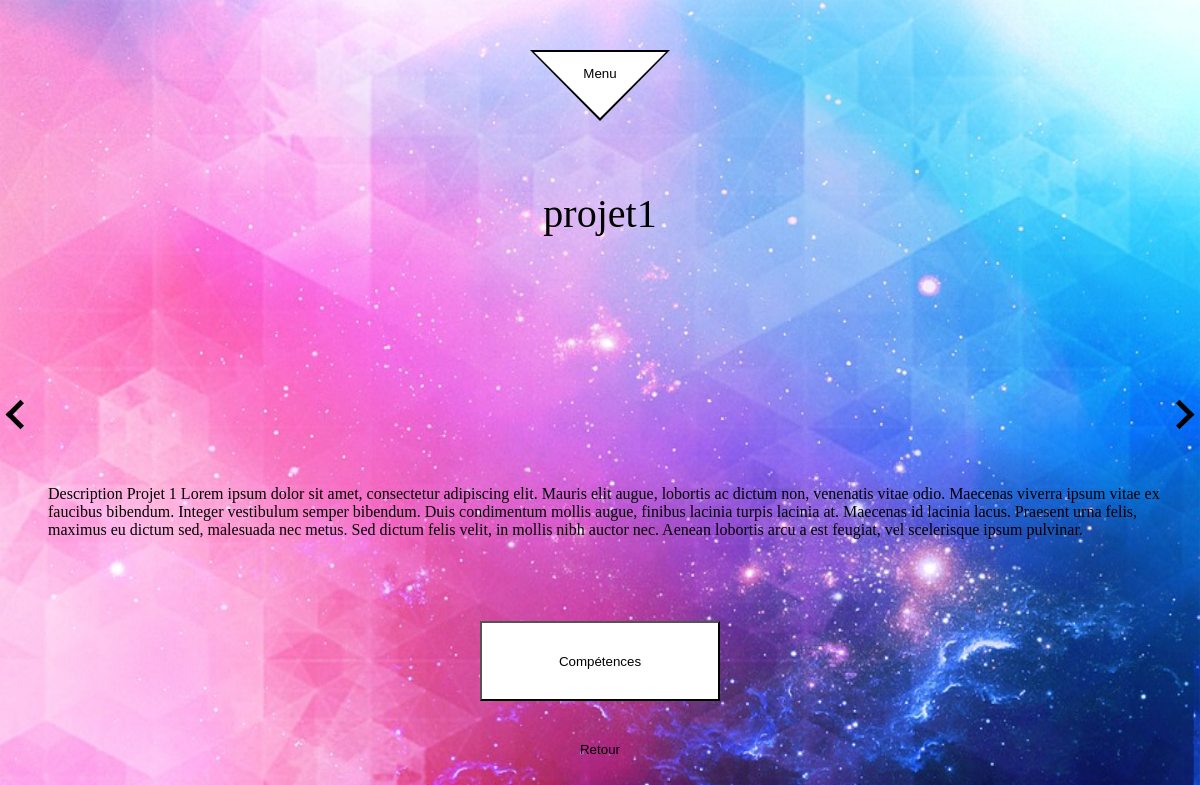
The page /Projets/projet1.php on the database its author committed.
### tables this page shows
CREATE TABLE `projets` (
  `id` int(11) NOT NULL AUTO_INCREMENT,
  `nom` varchar(100) DEFAULT NULL,
  `logo` varchar(255) DEFAULT NULL,
  `description` longtext,
  PRIMARY KEY (`id`)
);

### Projets/projet1.php (the view, shortened to what this page needs)
<!DOCTYPE html>
<html lang="en">
<head>
    <link rel="stylesheet" type="text/css" href="projet1.css">
    <link href="https://unpkg.com/ionicons@4.5.5/dist/css/ionicons.min.css" rel="stylesheet">
</head>
    <body>
    <?php
            require_once('../db.php');
            $rqtNom='SELECT nom FROM projets WHERE id=1';
            $stmtNom=$pdo->prepare($rqtNom);
            $rqtDesc='SELECT description FROM projets WHERE id=1';
            $stmtDesc=$pdo->prepare($rqtDesc);
            $stmtNom->execute();
            $nom=$stmtNom->fetch();
            $stmtDesc->execute();
            $desc=$stmtDesc->fetch();
         ?>
        <div id="div-menu-button">
            <div id="contour-button"></div><div id="contour-button2"></div><button id="menu-button" type="button">Menu</button>
        </div>
        <div id="nom-projet">
        <?php echo $nom['nom'];?>
       </div>
       <p id="arrow"><i id="left"></i><i id="right"></i><p>
       <p id="desc-projet"><?php echo $desc['description'] ?></p>
        <div id="buttons-contener">
            <button id="competences-button" type="button">Compétences</button>
            <button id="retour-button" type="button">Retour</button>
        </div>
    </body>
</html>

### Projets/projet1.css (style rules this page uses)
html { display:none; height:100%; overflow-y:hidden; background-image: url(logo/logo1.jpg); background-repeat: no-repeat; background-position: 50%; background-size: 100% 100%; }
body { display:flex; flex-direction:column; align-content :center; justify-content: center; min-height:100%; }
#menu-button { height: 73px; width: 132px; background-color: transparent; display:block; position:relative; bottom:150px; border-width:0; text-align: center; margin:auto; }
#contour-button { position:relative; margin-left:auto; margin-right:auto; width: 0; height:0; border-top : 71px solid black; border-right : 70px solid transparent; border-left : 70px solid transparent; }
#contour-button2 { display:block; position:relative; bottom:69px; margin-left:auto; margin-right:auto; width: 0; height:0; border-top : 66px solid white; border-right : 66px solid transparent; border-left : 66px solid transparent; }
#div-menu-button { position:absolute; top:0; left:0; right:0; height:71px; margin: 0 auto; margin-top:50px; }
#nom-projet { position: absolute; top:190px; text-align:center; font-size: 40px; white-space: nowrap; left:50%; transform: translateX(-50%); }
i { height:10px; width:10px; border: solid black; border-width: 0 5px 5px 0; display: inline-block; padding: 3px; }
#right { position: absolute; right:10px; top:50%; transform:translateY(-50%); transform: rotate(-45deg); }
#left { position: absolute; top:50%; left:10px; transform:translateY(-50%); transform: rotate(135deg); }
#desc-projet { position:absolute; margin: 0 40px; top:60%; }
#buttons-contener { display: flex; flex-direction:column; position: absolute; bottom:50px; left:50%; transform: translateX(-50%); margin: 50px auto 0 auto; }
#competences-button { margin-bottom:40px; width:240px; height:80px; border-color: black; border-width: 2px; background-color:white; }
#retour-button { border-width:0px; background-color: transparent }

### rows shown on the page
projets: nom "projet1", description "Description Projet 1 Lorem ipsum dolor sit amet, consectetur adipiscing elit. Mauris elit augue, lobortis ac dictum non, venenatis vitae odio. Maecenas viverra ipsum vitae ex faucibus bibendum. Integer vestibulum semper bibendum. Duis condimentum mollis augue, finibus lacinia turpis lacinia at. Maecenas id lacinia lacus. Praesent urna felis, maximus eu dictum sed, malesuada nec metus. Sed dictum felis velit, in mollis nibh auctor nec. Aenean lobortis arcu a est feugiat, vel scelerisque ipsum pulvinar."
